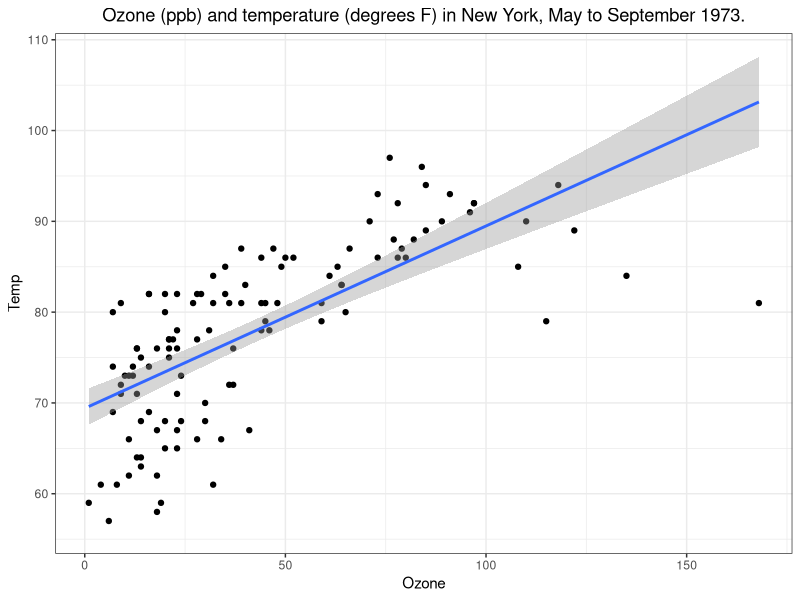
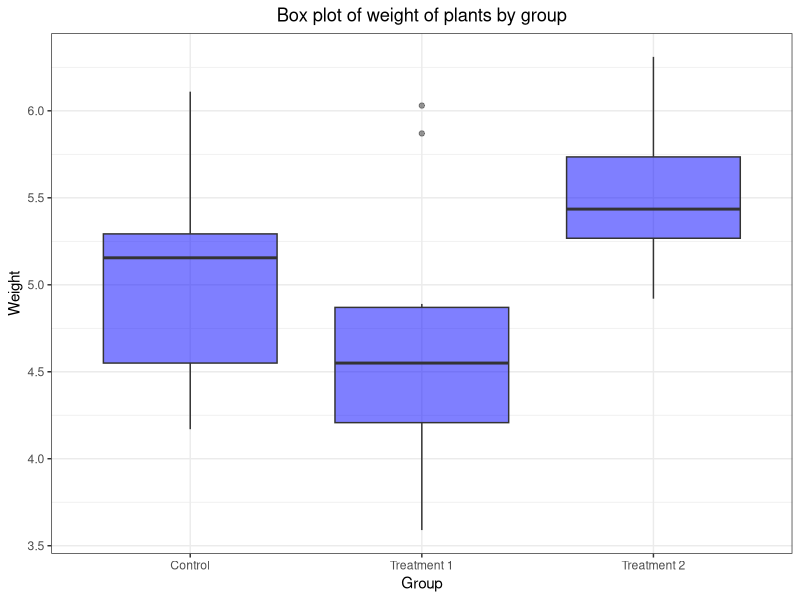
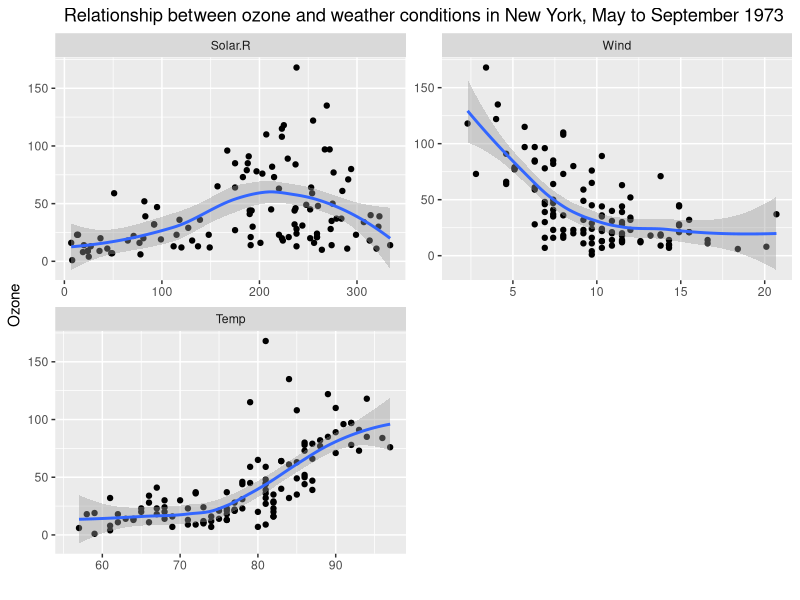

The R script that drew these images, in order:
## ---- chunk 1
#| label: demo1
#| autorun: true
#| echo: false


library(ggplot2)
library(dplyr)
library(data.table)


ggplot(data = airquality, aes(x = Ozone, y = Temp)) +
  geom_point() +
  labs(title = "Ozone (ppb) and temperature (degrees F) in New York, May to September 1973.") +
  geom_smooth(method = "lm") +
  theme_bw() +
  theme(plot.title = element_text(hjust = 0.5))
## ---- chunk 2
#| label: demo2
#| autorun: true
#| echo: false

#/*--------------------------------*/
#' ## Box plot
#/*--------------------------------*/
PlantGrowth %>%
  as.data.table() %>%
  .[, group := fcase(
    group == "ctrl", "Control",
    group == "trt1", "Treatment 1",
    group == "trt2", "Treatment 2"
  )] %>%
  ggplot(data = ., aes(x = group, y = weight)) +
  geom_boxplot(fill = "blue", alpha =0.5) +
  labs(
    title = "Box plot of weight of plants by group",
    x = "Group",
    y = "Weight"
  ) +
  theme_bw() +
  theme(plot.title = element_text(hjust = 0.5))


# ggplot(data = airquality, aes(x = factor(Month), y = Temp)) +
#   geom_boxplot() +
#   theme_bw() +
#   labs(
#     title = "Box plot of temperature (degrees F) in New York, May to September 1973",
#     x = "Month",
#     y = "Temperature"
#   ) +
#   theme(plot.title = element_text(hjust = 0.5))
## ---- chunk 3
#| autorun: true
#| echo: false

airquality %>%
  as.data.table() %>%
  melt(
    data = .,
    id.vars = c("Month", "Day", "Ozone")
  ) %>%
  ggplot(., aes(x = value, y = Ozone))+
  geom_point()+
  facet_wrap(~variable, scales = "free", ncol = 2)+
  geom_smooth() + 
  labs(
    title = "Relationship between ozone and weather conditions in New York, May to September 1973",
    x = "", y = "Ozone"
  ) +
  theme(plot.title = element_text(hjust = 0.5))
